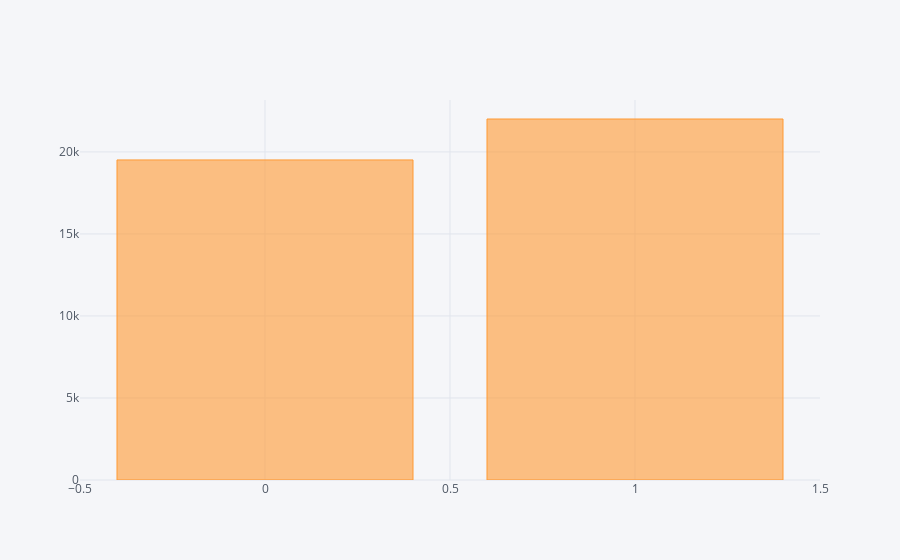

The notebook cell this image was saved under:
### Markdown cell above
A pesar de que la mayoría de documentos tienen un máximo de 10 palabras, vamos a utilizar las 28 de máximo debido a la poca cantidad de datos de entrenamiento de la que disponemos

### Code cell
pd.DataFrame([token_df[x].count().sum() for x in token_df.columns.levels[0]]).iplot(kind='bar')

### Figure 1 — Plotly figure (JSON) as saved in the notebook; plotly's stock layout.template omitted (floating-point values rounded to 4 significant figures)
{"data": [{"marker": {"color": "rgba(255, 153, 51, 0.6)", "line": {"color": "rgba(255, 153, 51, 1.0)", "width": 1}}, "name": "0", "orientation": "v", "text": "", "type": "bar", "uid": "645e6236-c4bf-4ae8-8669-5fc0ac0eed07", "x": [0, 1], "y": [19513, 22009]}], "layout": {"legend": {"bgcolor": "#F5F6F9", "font": {"color": "#4D5663"}}, "paper_bgcolor": "#F5F6F9", "plot_bgcolor": "#F5F6F9", "title": {"font": {"color": "#4D5663"}}, "xaxis": {"gridcolor": "#E1E5ED", "showgrid": true, "tickfont": {"color": "#4D5663"}, "title": {"font": {"color": "#4D5663"}, "text": ""}, "zerolinecolor": "#E1E5ED"}, "yaxis": {"gridcolor": "#E1E5ED", "showgrid": true, "tickfont": {"color": "#4D5663"}, "title": {"font": {"color": "#4D5663"}, "text": ""}, "zerolinecolor": "#E1E5ED"}}}
